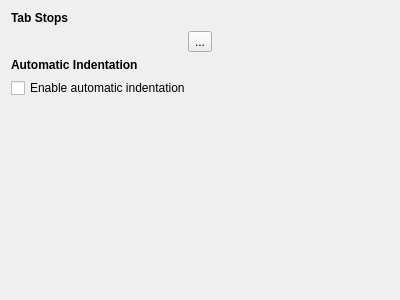
<?xml version="1.0" encoding="UTF-8"?>
<ui version="4.0">
 <class>PreferencesEditor</class>
 <widget class="QWidget" name="PreferencesEditor">
  <property name="geometry">
   <rect>
    <x>0</x>
    <y>0</y>
    <width>400</width>
    <height>300</height>
   </rect>
  </property>
  <property name="windowTitle">
   <string>Form</string>
  </property>
  <property name="styleSheet">
   <string notr="true">QLabel {
font-weight: 600;
}</string>
  </property>
  <layout class="QVBoxLayout" name="verticalLayout">
   <item>
    <widget class="QLabel" name="label">
     <property name="styleSheet">
      <string notr="true"/>
     </property>
     <property name="text">
      <string>Tab Stops</string>
     </property>
    </widget>
   </item>
   <item>
    <layout class="QHBoxLayout" name="horizontalLayout">
     <item>
      <widget class="QToolButton" name="tabWidth">
       <property name="styleSheet">
        <string notr="true"/>
       </property>
       <property name="text">
        <string>...</string>
       </property>
      </widget>
     </item>
    </layout>
   </item>
   <item>
    <widget class="QLabel" name="label_2">
     <property name="styleSheet">
      <string notr="true"/>
     </property>
     <property name="text">
      <string>Automatic Indentation</string>
     </property>
    </widget>
   </item>
   <item>
    <widget class="QCheckBox" name="checkBox_2">
     <property name="text">
      <string>Enable automatic indentation</string>
     </property>
    </widget>
   </item>
   <item>
    <spacer name="verticalSpacer">
     <property name="orientation">
      <enum>Qt::Vertical</enum>
     </property>
     <property name="sizeHint" stdset="0">
      <size>
       <width>20</width>
       <height>40</height>
      </size>
     </property>
    </spacer>
   </item>
  </layout>
 </widget>
 <resources/>
 <connections/>
</ui>
